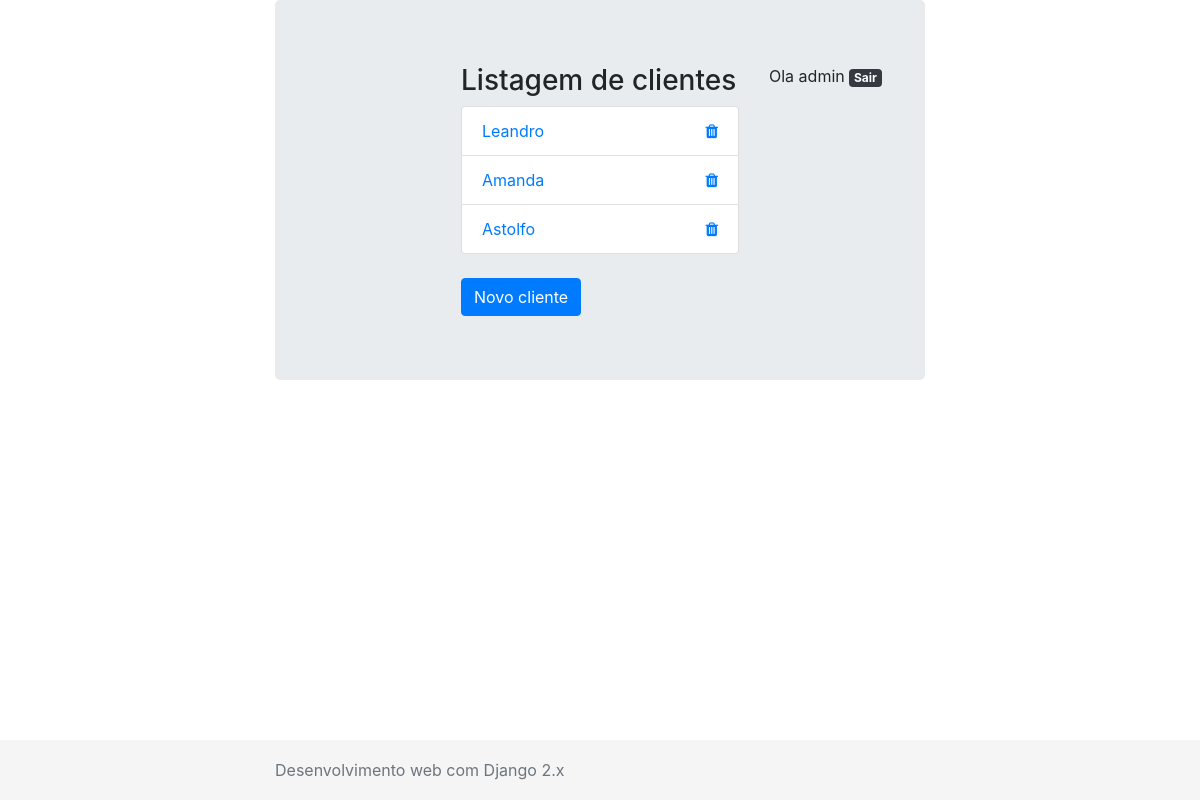
The page /clientes/list/ (signed in) on the database its author committed.
### clientes/models.py (models this page shows, shortened)
class Person(models.Model):
    first_name = models.CharField(max_length=30)
    last_name = models.CharField(max_length=30)
    age = models.IntegerField()
    salary = models.DecimalField(max_digits=15, decimal_places=2)
    bio = models.TextField()
    photo = models.ImageField(upload_to='clients_photos', null=True, blank=True)
    doc = models.OneToOneField(Documento, null=True, blank=True, on_delete=models.CASCADE)

### clientes/views.py (the view)
# urls.py: path('list/', persons_list, name="person_list"),
@login_required
def persons_list(request):
    persons = Person.objects.all()
    return render(request, 'person.html', {'persons': persons})

### clientes/templates/person.html (shortened to what this page needs)
{% extends 'base.html' %}
{% block main %}
    <div class="row">
        <div class="col">
        </div>
        <div class="col-6">
            <h3>Listagem de clientes</h3>
            <ul class="list-group">
                {% for person in persons %}
                    <li class="list-group-item">
                        <a href="{% url 'persons_update' person.id %}">{{ person.first_name }}</a>
                        <a href="{% url 'persons_delete' person.id %}" class="trash-item">
                            <i class="fa fa-trash" aria-hidden="true"></i>
                        </a>
                    </li>
                {% endfor %}
            </ul>
            <br>
            <a href="{% url 'person_new' %}" class="btn btn-primary"> Novo cliente</a>
        </div>
        <div class="col">
            {% if user.is_authenticated %}
                <p>Ola {{user.username }}
                    <a href="{% url 'logout' %}">
                        <span class="badge badge-dark">Sair</span>
                    </a>
                </p>
            {% endif %}
        </div>
    </div>
{% endblock %}
{% block footer %}
    <footer class="footer">
      <div class="container">
        <span class="text-muted">Desenvolvimento web com Django 2.x</span>
      </div>
    </footer>
{% endblock %}

### templates/base.html (shortened to what this page needs)
{% load static %}
<!doctype html>
<html lang="en">
<head>
    <link rel="stylesheet" href="https://maxcdn.bootstrapcdn.com/bootstrap/4.0.0/css/bootstrap.min.css">
    <link rel="stylesheet" href="https://maxcdn.bootstrapcdn.com/font-awesome/4.7.0/css/font-awesome.min.css">
    <link rel="stylesheet" href="{% static 'stick-footer.css' %}">
    <link rel="stylesheet" href="{% static 'style.css' %}">
</head>
<body>
    <div class="container">
        <div class="jumbotron">
            {% block main %}
            {% endblock %}
        </div>
    </div>
    {% block footer %}
    {% endblock %}
</body>
</html>

### statics/stick-footer.css (style rules this page uses)
html { position: relative; min-height: 100%; }
body { margin-bottom: 60px; }
.footer { position: absolute; bottom: 0; width: 100%; height: 60px; line-height: 60px; background-color: #f5f5f5; }
.container { width: auto; max-width: 680px; padding: 0 15px; }

### statics/style.css (style rules this page uses)
.trash-item { float: right; }

### rows shown on the page
Person: first_name "Leandro"
Person: first_name "Amanda"
Person: first_name "Astolfo"

### other values the page prints
{{ user.username }} "admin"
